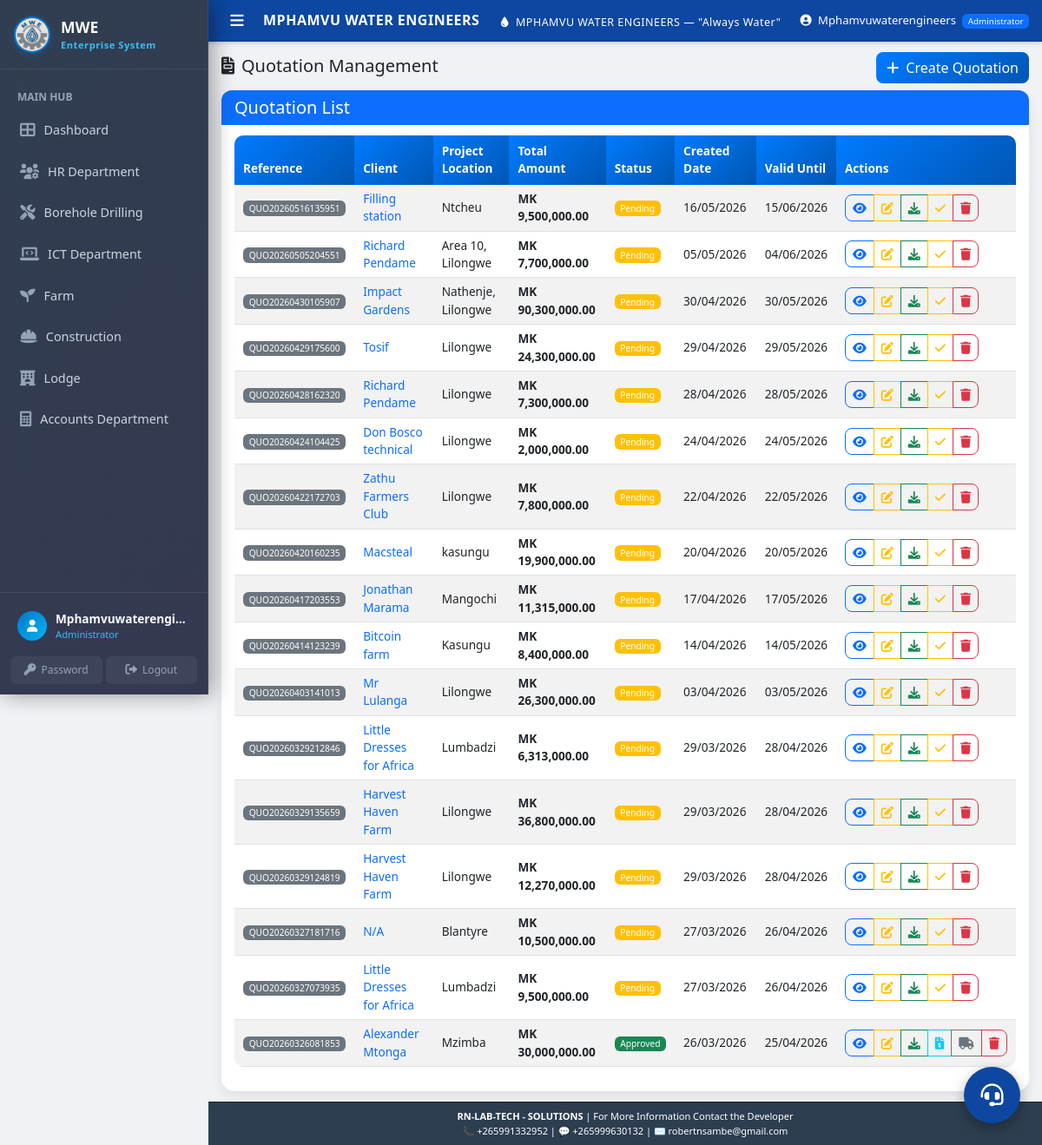
The app's page /quotations/ (signed in), older data.
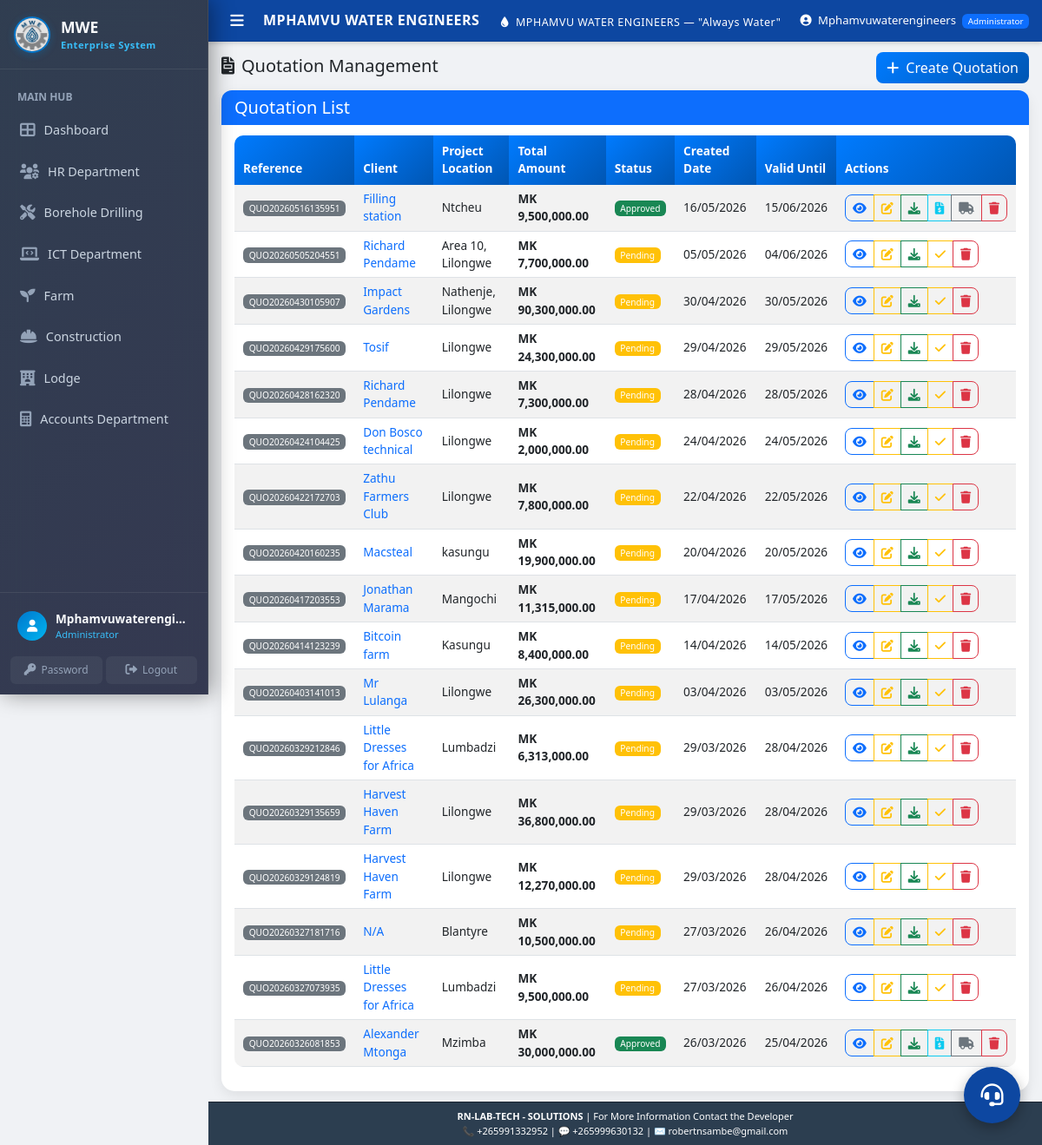
The same page, newer data.
### models.py (models this page shows)
class Quotation(db.Model):
    __tablename__ = 'quotations'
    quotation_id = db.Column(db.Integer, primary_key=True)
    client_id = db.Column(db.Integer, db.ForeignKey('clients.client_id'), nullable=False)
    project_location = db.Column(db.String(200), nullable=False)
    project_latitude = db.Column(db.Float, nullable=True)
    project_longitude = db.Column(db.Float, nullable=True)
    borehole_depth = db.Column(db.Float)
    equipment_cost = db.Column(db.Float, default=0)
    labour_cost = db.Column(db.Float, default=0)
    transport_cost = db.Column(db.Float, default=0)
    total_amount = db.Column(db.Float, nullable=False)
    validity_days = db.Column(db.Integer, default=30)
    description = db.Column(db.Text, default='We have pleasure in quoting our prices for borehole development as follows;')
    status = db.Column(db.String(20), default='Pending')
    delivery_confirmed = db.Column(db.Boolean, default=False)
    delivery_approved_by = db.Column(db.String(100))
    delivery_approved_date = db.Column(db.DateTime)
    invoice_generated = db.Column(db.Boolean, default=False)
    delivery_note_generated = db.Column(db.Boolean, default=False)
    created_at = db.Column(db.DateTime, default=datetime.utcnow)
    updated_at = db.Column(db.DateTime, default=datetime.utcnow, onupdate=datetime.utcnow)
    reference_number = db.Column(db.String(50), unique=True, default=lambda: get_reference_number('QUO'))
    department = db.Column(db.String(100), default='Borehole Drilling', nullable=False)
    client = db.relationship('Client', backref='quotations')
    quotation_items = db.relationship('QuotationItem', backref='quotation', cascade='all, delete-orphan')

class Client(db.Model):
    __tablename__ = 'clients'
    client_id = db.Column(db.Integer, primary_key=True)
    client_name = db.Column(db.String(200), nullable=False)
    phone = db.Column(db.String(20), nullable=False)
    email = db.Column(db.String(100))
    address = db.Column(db.Text, nullable=False)
    project_type = db.Column(db.String(100), nullable=False)
    quotation_amount = db.Column(db.Float, default=0)
    contract_status = db.Column(db.String(20), default='Pending')
    payment_status = db.Column(db.String(20), default='Pending')
    total_transactions = db.Column(db.Integer, default=0)
    completed_transactions = db.Column(db.Integer, default=0)
    on_time_payments = db.Column(db.Integer, default=0)
    defaults = db.Column(db.Integer, default=0)
    credit_score = db.Column(db.Integer, default=0)
    created_at = db.Column(db.DateTime, default=datetime.utcnow)
    updated_at = db.Column(db.DateTime, default=datetime.utcnow, onupdate=datetime.utcnow)
    department = db.Column(db.String(100), default='Borehole Drilling', nullable=False)
    reference_number = db.Column(db.String(50), unique=True, default=lambda: get_reference_number('CLI'))

### quotations/quotation_routes.py (the view)
@quotations_bp.route('/')
@login_required
def list_quotations():
    query = Quotation.query
    quotations = apply_dept_filter(query, Quotation).order_by(Quotation.created_at.desc()).all()
    return render_template('quotations/list.html', quotations=quotations, timedelta=timedelta)

### templates/quotations/list.html (shortened to what this page needs)
{% extends "base.html" %}
{% block content %}
<div class="row mb-2">
    <div class="col-12">
        <div class="d-flex justify-content-between align-items-center">
            <h2><i class="fas fa-file-invoice me-2"></i>Quotation Management</h2>
            <a href="{{ url_for('quotations.create_quotation', department=session.get('department_context', 'Borehole')) }}" class="btn btn-primary">
                <i class="fas fa-plus me-2"></i>Create Quotation
            </a>
        </div>
    </div>
</div>
<div class="card">
    <div class="card-header bg-primary text-white">
        <h5 class="mb-0">Quotation List</h5>
    </div>
    <div class="card-body">
        {% if quotations %}
        <div class="table-responsive">
            <table class="table table-striped table-hover">
                <thead>
                    <tr>
                        <th>Reference</th>
                        <th>Client</th>
                        <th>Project Location</th>
                        <th>Total Amount</th>
                        <th>Status</th>
                        <th>Created Date</th>
                        <th>Valid Until</th>
                        <th>Actions</th>
                    </tr>
                </thead>
                <tbody>
                    {% for quotation in quotations %}
                    <tr>
                        <td>
                            <span class="badge bg-secondary">{{ quotation.reference_number }}</span>
                        </td>
                        <td>
                            {% if quotation.client %}
                                <a href="#" class="text-decoration-none">
                                    {{ quotation.client.client_name }}
                                </a>
                            {% else %}
                                <span class="text-muted">Unknown Client</span>
                            {% endif %}
                        </td>
                        <td>{{ quotation|quotation_location_display }}</td>
                        <td><strong>MK {{ "{:,.2f}".format(quotation.total_amount) }}</strong></td>
                        <td>
                            <span class="badge bg-{{
                                'success' if quotation.status == 'Approved'
                                else 'warning' if quotation.status == 'Pending'
                                else 'secondary'
                            }}">
                                {{ quotation.status }}
                            </span>
                        </td>
                        <td>{{ quotation.created_at.strftime('%d/%m/%Y') if quotation.created_at else 'N/A' }}</td>
                        <td>
                            {% if quotation.created_at %}
                                {{ (quotation.created_at.replace(tzinfo=None) + timedelta(days=quotation.validity_days or 30)).strftime('%d/%m/%Y') }}
                            {% else %}
                                N/A
                            {% endif %}
                        </td>
                        <td>
                            <div class="btn-group btn-group-sm">
                                <a href="{{ url_for('quotations.view_quotation', quotation_id=quotation.quotation_id) }}" class="btn btn-outline-primary" title="View">
                                    <i class="fas fa-eye"></i>
                                </a>
                                <a href="{{ url_for('quotations.edit_quotation', quotation_id=quotation.quotation_id) }}" class="btn btn-outline-warning" title="Edit">
                                    <i class="fas fa-edit"></i>
                                </a>
                                <a href="{{ url_for('quotations.download_quotation_pdf', quotation_id=quotation.quotation_id) }}" class="btn btn-outline-success">
                                    <i class="fas fa-download"></i>
                                </a>
                                {% if quotation.status == 'Pending' %}
                                <button class="btn btn-outline-warning" onclick="approveQuotation('{{ quotation.quotation_id }}')" title="Approve">
                                    <i class="fas fa-check"></i>
                                </button>
                                {% endif %}
                                {% if quotation.status == 'Approved' or quotation.status == 'Delivered' %}
                                <a href="{{ url_for('finance.create_invoice', quotation_id=quotation.quotation_id) }}" class="btn btn-outline-info" title="Preview Invoice">
                                    <i class="fas fa-file-invoice-dollar"></i>
                                </a>
                                <a href="{{ url_for('finance.preview_delivery_note', quotation_id=quotation.quotation_id) }}" class="btn btn-outline-secondary" title="Preview Delivery Note">
                                    <i class="fas fa-truck"></i>
                                </a>
                                {% endif %}
                                <button class="btn btn-outline-danger" onclick="deleteQuotation('{{ quotation.quotation_id }}')">
                                    <i class="fas fa-trash"></i>
                                </button>
                            </div>
                        </td>
                    </tr>
                    {% endfor %}
                </tbody>
            </table>
        </div>
        {% endif %}
    </div>
</div>
{% endblock %}

Row changes from the older to the newer data that the page shows:
changed Quotation "Ntcheu": status "Pending" → "Approved"
